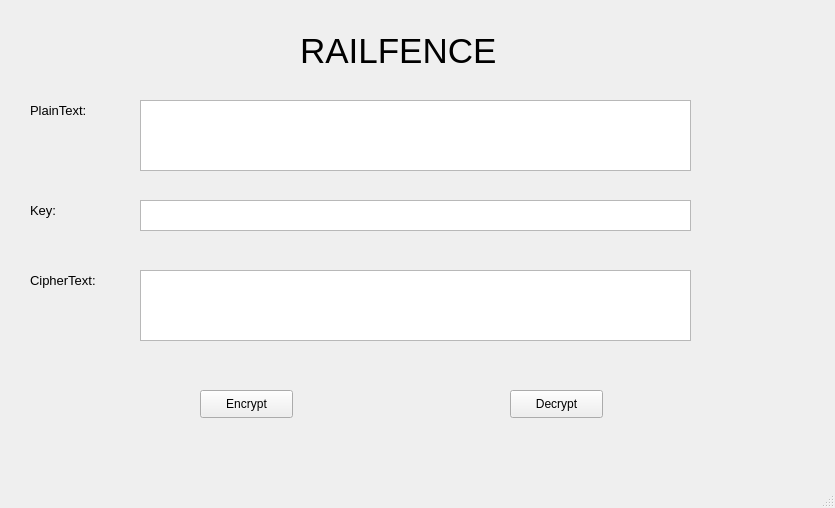
<?xml version="1.0" encoding="UTF-8"?>
<ui version="4.0">
 <class>MainWindow</class>
 <widget class="QMainWindow" name="MainWindow">
  <property name="geometry">
   <rect>
    <x>0</x>
    <y>0</y>
    <width>835</width>
    <height>508</height>
   </rect>
  </property>
  <property name="windowTitle">
   <string>MainWindow</string>
  </property>
  <widget class="QWidget" name="centralwidget">
   <widget class="QLabel" name="label">
    <property name="geometry">
     <rect>
      <x>300</x>
      <y>10</y>
      <width>231</width>
      <height>81</height>
     </rect>
    </property>
    <property name="font">
     <font>
      <pointsize>26</pointsize>
     </font>
    </property>
    <property name="text">
     <string>RAILFENCE</string>
    </property>
   </widget>
   <widget class="QLabel" name="label_2">
    <property name="geometry">
     <rect>
      <x>30</x>
      <y>100</y>
      <width>91</width>
      <height>21</height>
     </rect>
    </property>
    <property name="font">
     <font>
      <pointsize>10</pointsize>
     </font>
    </property>
    <property name="text">
     <string>PlainText:</string>
    </property>
   </widget>
   <widget class="QLabel" name="label_3">
    <property name="geometry">
     <rect>
      <x>30</x>
      <y>200</y>
      <width>91</width>
      <height>21</height>
     </rect>
    </property>
    <property name="font">
     <font>
      <pointsize>10</pointsize>
     </font>
    </property>
    <property name="text">
     <string>Key:</string>
    </property>
   </widget>
   <widget class="QLabel" name="label_4">
    <property name="geometry">
     <rect>
      <x>30</x>
      <y>270</y>
      <width>91</width>
      <height>21</height>
     </rect>
    </property>
    <property name="font">
     <font>
      <pointsize>10</pointsize>
     </font>
    </property>
    <property name="text">
     <string>CipherText:</string>
    </property>
   </widget>
   <widget class="QPlainTextEdit" name="txt_plain_text">
    <property name="geometry">
     <rect>
      <x>140</x>
      <y>100</y>
      <width>551</width>
      <height>71</height>
     </rect>
    </property>
   </widget>
   <widget class="QPlainTextEdit" name="txt_key">
    <property name="geometry">
     <rect>
      <x>140</x>
      <y>200</y>
      <width>551</width>
      <height>31</height>
     </rect>
    </property>
   </widget>
   <widget class="QPlainTextEdit" name="txt_cipher_text">
    <property name="geometry">
     <rect>
      <x>140</x>
      <y>270</y>
      <width>551</width>
      <height>71</height>
     </rect>
    </property>
   </widget>
   <widget class="QPushButton" name="btn_encrypt">
    <property name="geometry">
     <rect>
      <x>200</x>
      <y>390</y>
      <width>93</width>
      <height>28</height>
     </rect>
    </property>
    <property name="text">
     <string>Encrypt</string>
    </property>
   </widget>
   <widget class="QPushButton" name="btn_decrypt">
    <property name="geometry">
     <rect>
      <x>510</x>
      <y>390</y>
      <width>93</width>
      <height>28</height>
     </rect>
    </property>
    <property name="text">
     <string>Decrypt</string>
    </property>
   </widget>
  </widget>
  <widget class="QMenuBar" name="menubar">
   <property name="geometry">
    <rect>
     <x>0</x>
     <y>0</y>
     <width>835</width>
     <height>26</height>
    </rect>
   </property>
  </widget>
  <widget class="QStatusBar" name="statusbar"/>
 </widget>
 <resources/>
 <connections/>
</ui>
